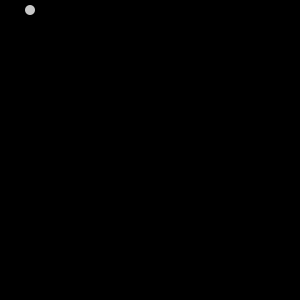
Frame 1 (no input)
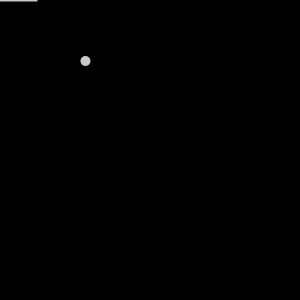
Frame 60 (the mouse pressed at the canvas centre just before this capture)
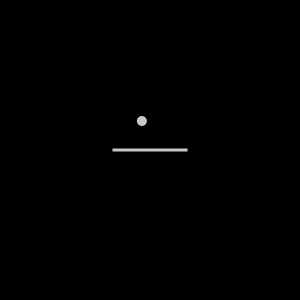
Frame 120 (the mouse held since frame 60 and released just before this capture)

The Processing sketch that drew these frames (run headless with seeded random() and noise(); from frame 60 on, the mouse is pressed at the canvas centre):

// Processing sketch: processing_2282
// ── processing_2282.pde

float y = 10.0;
float x = 30.0;
float radius = 5.0;
float speedX = .94;
float speedY = 1.0;
int directionX = 1;
int directionY = -1;
int rackx;
int racky;


void setup(){
size(300, 300);
smooth ();
noStroke();
ellipseMode (RADIUS);
rectMode(CENTER);

}

void draw(){
frameRate(300);

background (0);
fill(200);
ellipse (x, y, radius, radius);
fill(200);
rect(mouseX, mouseY, rackx, racky);

rackx=75;
racky=3;

y += speedY*directionY;
if (y > height-radius/2 || y < 0+radius/2 ) {directionY = -directionY;
}

x += speedX*directionX;
if (x > width-radius/2 || x< 0+radius/2) {directionX = -directionX;}

if (y <= mouseY+racky/2+radius && y>=mouseY-racky/2-radius && (x>mouseX-rackx/2) 
&& (x<mouseX+rackx/2)){
         directionY = -directionY;  
          }
}
